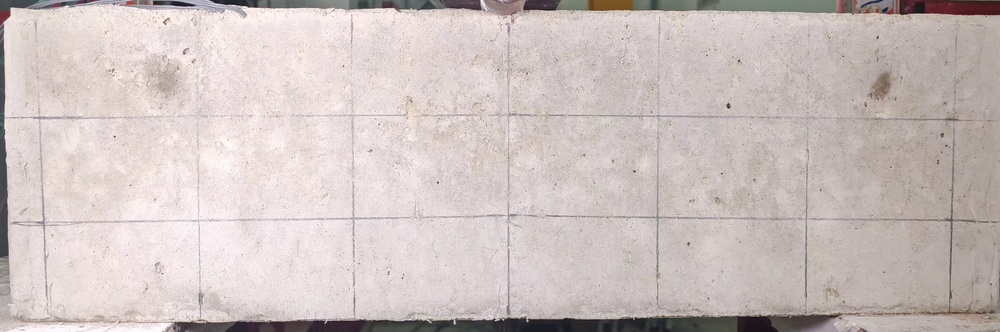
#> input picture image_processing_project/tests/frame_0000.jpg, 1000 x 332 px, shrunk from 3840 x 1276 before the run
$ python grid_line_detect.py
#> lines starting #> are read from the running program, lines starting #| are printed output that depends on the picture; after the words box and inside, x2 and y2 are one past the last pixel; in counts of white or black regions, pixels touching at a corner belong together
import cv2
import numpy as np

# --- 1. Initial Image Analysis and Foundational Preparation ---

# Load the image from the specified path
image_path = 'frame_0000.jpg'
image = cv2.imread(image_path)
#> image is the input picture: shape (332, 1000, 3); mean B, G, R 191.2, 193.6, 205

# Check if the image was loaded successfully
if image is None:
    print(f"Error: Could not load image at {image_path}")
else:
    # Convert the image to grayscale to work with a single intensity channel
    gray = cv2.cvtColor(image, cv2.COLOR_BGR2GRAY)

    # Apply a Gaussian blur to suppress high-frequency background texture.
    # The (7, 7) kernel size is chosen to smooth the concrete texture
    # without excessively blurring the grid lines.
    blurred = cv2.GaussianBlur(gray, (7, 7), 0)
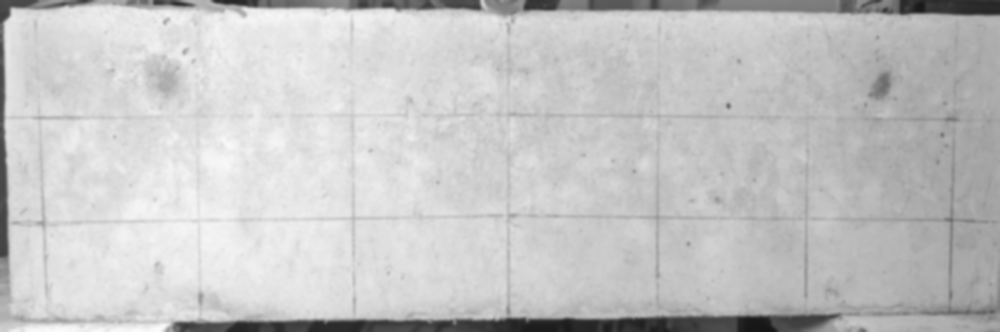
#> blurred: shape (332, 1000); min 21, max 252, mean 196.8

    # --- 2. Adaptive Thresholding: The Core of Line Segmentation ---

    # Apply adaptive thresholding to create a binary image.
    # ADAPTIVE_THRESH_MEAN_C: Threshold is the mean of the neighborhood.
    # THRESH_BINARY_INV: Inverts the output; dark lines become white foreground.
    # blockSize (41): Size of the pixel neighborhood. Must be large enough
    # to be representative of the local background relative to the line.
    # C (8): A constant subtracted from the mean to fine-tune the threshold.
    # This value is empirically tuned to remove noise without breaking lines.
    adaptive_thresh = cv2.adaptiveThreshold(
        blurred, 255, cv2.ADAPTIVE_THRESH_MEAN_C,
        cv2.THRESH_BINARY_INV, 41, 8)
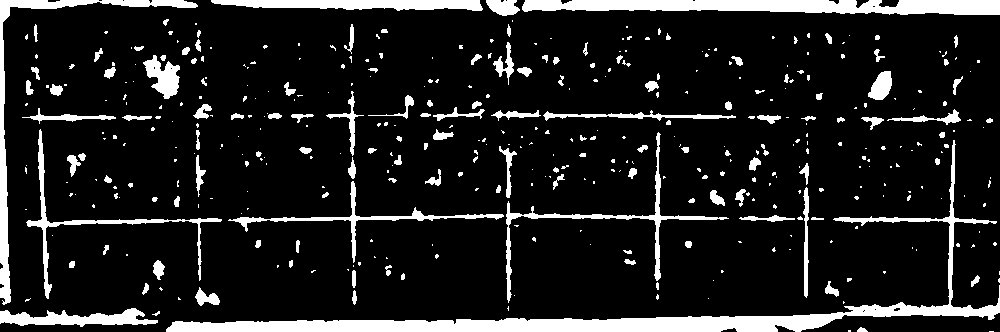
#> adaptive_thresh: shape (332, 1000); 12.6% white; 421 white regions (288 under 20 px), largest, box (x1, y1, x2, y2) and area: (166, 140, 1000, 332) 11260, (522, 0, 1000, 15) 5502, (0, 0, 198, 305) 3131

    # --- 3. Post-Segmentation Refinement using Morphological Operations ---

    # Define a small rectangular kernel for morphological operations.
    # A 3x3 kernel is effective for removing small "salt" noise.
    kernel = cv2.getStructuringElement(cv2.MORPH_RECT, (3, 3))

    # Apply morphological opening (erosion followed by dilation) to remove
    # small noise objects without affecting the larger grid lines.
    opening = cv2.morphologyEx(adaptive_thresh, cv2.MORPH_OPEN, kernel, iterations=1)
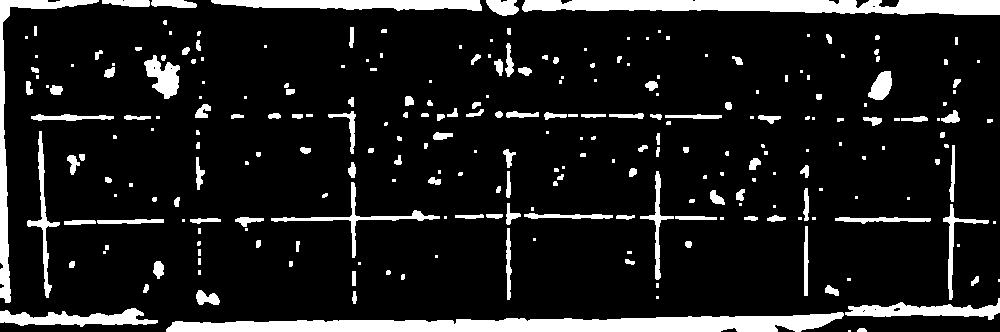
#> opening: shape (332, 1000); 11.7% white; 260 white regions (106 under 20 px)

    # --- 4. Precision Cleaning with Contour-Based Filtering ---

    # Find all contours in the morphologically cleaned image.
    # cv2.RETR_EXTERNAL retrieves only the outer contours of objects.
    # cv2.CHAIN_APPROX_SIMPLE compresses horizontal, vertical, and diagonal segments.
    contours, _ = cv2.findContours(
        opening, cv2.RETR_EXTERNAL, cv2.CHAIN_APPROX_SIMPLE)
#> contours = 260 contours, 149 with area under 20; largest, box (x1, y1, x2, y2) and area: (166, 312, 844, 332) 7726, (522, 0, 1000, 15) 5004, (0, 0, 99, 303) 2144, (211, 0, 482, 11) 1956, (0, 308, 158, 327) 1399

    # Create a new black mask to draw the filtered contours onto.
    filtered_mask = np.zeros_like(opening)

    # Define a minimum area threshold to filter out small noise contours.
    # This value is chosen to be larger than typical noise blobs but
    # smaller than the smallest legitimate grid line segment.
    min_contour_area = 200

    # Loop through all found contours and filter them by area.
    for contour in contours:
        if cv2.contourArea(contour) > min_contour_area:
            # Draw the contours that pass the area filter onto the mask.
            # -1 for contourIdx draws all contours in the list (in this case, one by one).
            # 255 for color (white).
            # -1 for thickness fills the contour.
            cv2.drawContours(filtered_mask, [contour], -1, 255, -1)
#> this loop made 260 passes
#> contour on passes 1, 6, 11: [[848, 330], [848, 331], [850, 331], [850, 330]], [[656, 296], [656, 298], [658, 298], [658, 296]], [[656, 283], [656, 287], [658, 287], [658, 283]]
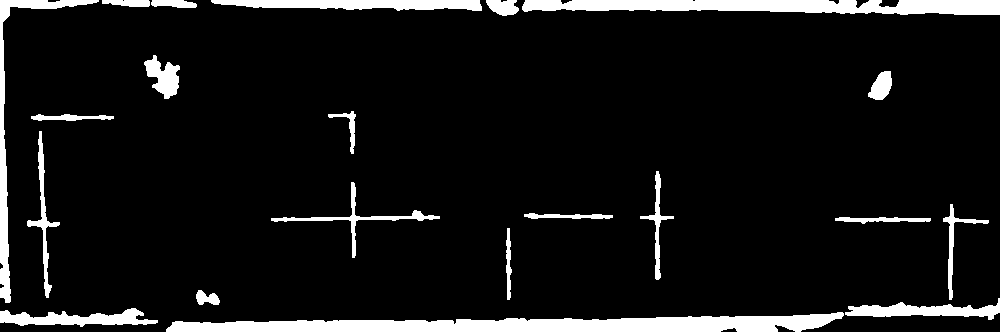
#> filtered_mask: shape (332, 1000); 8.7% white; 21 white regions, largest, box (x1, y1, x2, y2) and area: (166, 312, 844, 332) 8415, (522, 0, 1000, 15) 5503, (0, 0, 99, 303) 2544

    # --- 5. Displaying the Results ---

    # Display the original image and the final extracted grid lines.
    cv2.imshow('Original Image', image)
    cv2.imshow('Extracted Grid Lines', filtered_mask)
    cv2.imwrite('extracted_grid_lines.png', filtered_mask)

    # Wait for a key press and then close all windows.
    cv2.waitKey(0)
    cv2.destroyAllWindows()
